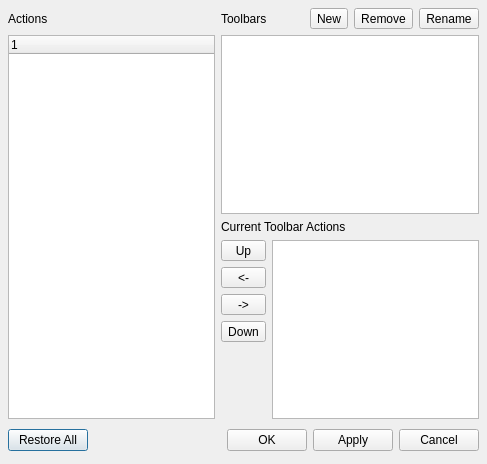
<ui version="4.0" >
 <author></author>
 <comment></comment>
 <exportmacro></exportmacro>
 <class>QtToolBarDialog</class>
 <widget class="QDialog" name="QtToolBarDialog" >
  <property name="geometry" >
   <rect>
    <x>0</x>
    <y>0</y>
    <width>487</width>
    <height>464</height>
   </rect>
  </property>
  <property name="windowTitle" >
   <string>Customize Toolbars</string>
  </property>
  <layout class="QGridLayout" >
   <property name="margin" >
    <number>8</number>
   </property>
   <property name="spacing" >
    <number>6</number>
   </property>
   <item rowspan="3" row="1" column="0" >
    <widget class="QTreeWidget" name="actionTree" />
   </item>
   <item row="0" column="0" >
    <widget class="QLabel" name="label" >
     <property name="text" >
      <string>Actions</string>
     </property>
    </widget>
   </item>
   <item row="0" column="1" colspan="2" >
    <layout class="QHBoxLayout" >
     <property name="margin" >
      <number>0</number>
     </property>
     <property name="spacing" >
      <number>6</number>
     </property>
     <item>
      <widget class="QLabel" name="label_2" >
       <property name="text" >
        <string>Toolbars</string>
       </property>
      </widget>
     </item>
     <item>
      <widget class="QToolButton" name="newButton" >
       <property name="text" >
        <string>New</string>
       </property>
      </widget>
     </item>
     <item>
      <widget class="QToolButton" name="removeButton" >
       <property name="text" >
        <string>Remove</string>
       </property>
      </widget>
     </item>
     <item>
      <widget class="QToolButton" name="renameButton" >
       <property name="text" >
        <string>Rename</string>
       </property>
      </widget>
     </item>
    </layout>
   </item>
   <item row="4" column="0" colspan="3" >
    <layout class="QHBoxLayout" >
     <property name="margin" >
      <number>0</number>
     </property>
     <property name="spacing" >
      <number>6</number>
     </property>
     <item>
      <widget class="QPushButton" name="defaultButton" >
       <property name="text" >
        <string>Restore All</string>
       </property>
      </widget>
     </item>
     <item>
      <spacer>
       <property name="orientation" >
        <enum>Qt::Horizontal</enum>
       </property>
       <property name="sizeHint" >
        <size>
         <width>61</width>
         <height>31</height>
        </size>
       </property>
      </spacer>
     </item>
     <item>
      <widget class="QPushButton" name="okButton" >
       <property name="text" >
        <string>OK</string>
       </property>
      </widget>
     </item>
     <item>
      <widget class="QPushButton" name="applyButton" >
       <property name="text" >
        <string>Apply</string>
       </property>
      </widget>
     </item>
     <item>
      <widget class="QPushButton" name="cancelButton" >
       <property name="text" >
        <string>Cancel</string>
       </property>
      </widget>
     </item>
    </layout>
   </item>
   <item row="3" column="1" >
    <layout class="QVBoxLayout" >
     <property name="margin" >
      <number>0</number>
     </property>
     <property name="spacing" >
      <number>6</number>
     </property>
     <item>
      <widget class="QToolButton" name="upButton" >
       <property name="sizePolicy" >
        <sizepolicy>
         <hsizetype>1</hsizetype>
         <vsizetype>0</vsizetype>
         <horstretch>0</horstretch>
         <verstretch>0</verstretch>
        </sizepolicy>
       </property>
       <property name="text" >
        <string>Up</string>
       </property>
      </widget>
     </item>
     <item>
      <widget class="QToolButton" name="leftButton" >
       <property name="sizePolicy" >
        <sizepolicy>
         <hsizetype>1</hsizetype>
         <vsizetype>0</vsizetype>
         <horstretch>0</horstretch>
         <verstretch>0</verstretch>
        </sizepolicy>
       </property>
       <property name="text" >
        <string>&lt;-</string>
       </property>
      </widget>
     </item>
     <item>
      <widget class="QToolButton" name="rightButton" >
       <property name="sizePolicy" >
        <sizepolicy>
         <hsizetype>1</hsizetype>
         <vsizetype>0</vsizetype>
         <horstretch>0</horstretch>
         <verstretch>0</verstretch>
        </sizepolicy>
       </property>
       <property name="text" >
        <string>-></string>
       </property>
      </widget>
     </item>
     <item>
      <widget class="QToolButton" name="downButton" >
       <property name="sizePolicy" >
        <sizepolicy>
         <hsizetype>1</hsizetype>
         <vsizetype>0</vsizetype>
         <horstretch>0</horstretch>
         <verstretch>0</verstretch>
        </sizepolicy>
       </property>
       <property name="text" >
        <string>Down</string>
       </property>
      </widget>
     </item>
     <item>
      <spacer>
       <property name="orientation" >
        <enum>Qt::Vertical</enum>
       </property>
       <property name="sizeHint" >
        <size>
         <width>29</width>
         <height>16</height>
        </size>
       </property>
      </spacer>
     </item>
    </layout>
   </item>
   <item row="3" column="2" >
    <widget class="QListWidget" name="currentToolBarList" />
   </item>
   <item row="2" column="1" colspan="2" >
    <widget class="QLabel" name="label_3" >
     <property name="text" >
      <string>Current Toolbar Actions</string>
     </property>
    </widget>
   </item>
   <item row="1" column="1" colspan="2" >
    <widget class="QListWidget" name="toolBarList" />
   </item>
  </layout>
 </widget>
 <pixmapfunction></pixmapfunction>
 <tabstops>
  <tabstop>newButton</tabstop>
  <tabstop>removeButton</tabstop>
  <tabstop>renameButton</tabstop>
  <tabstop>toolBarList</tabstop>
  <tabstop>upButton</tabstop>
  <tabstop>leftButton</tabstop>
  <tabstop>rightButton</tabstop>
  <tabstop>downButton</tabstop>
  <tabstop>currentToolBarList</tabstop>
  <tabstop>defaultButton</tabstop>
  <tabstop>okButton</tabstop>
  <tabstop>applyButton</tabstop>
  <tabstop>cancelButton</tabstop>
 </tabstops>
 <resources/>
 <connections/>
</ui>
